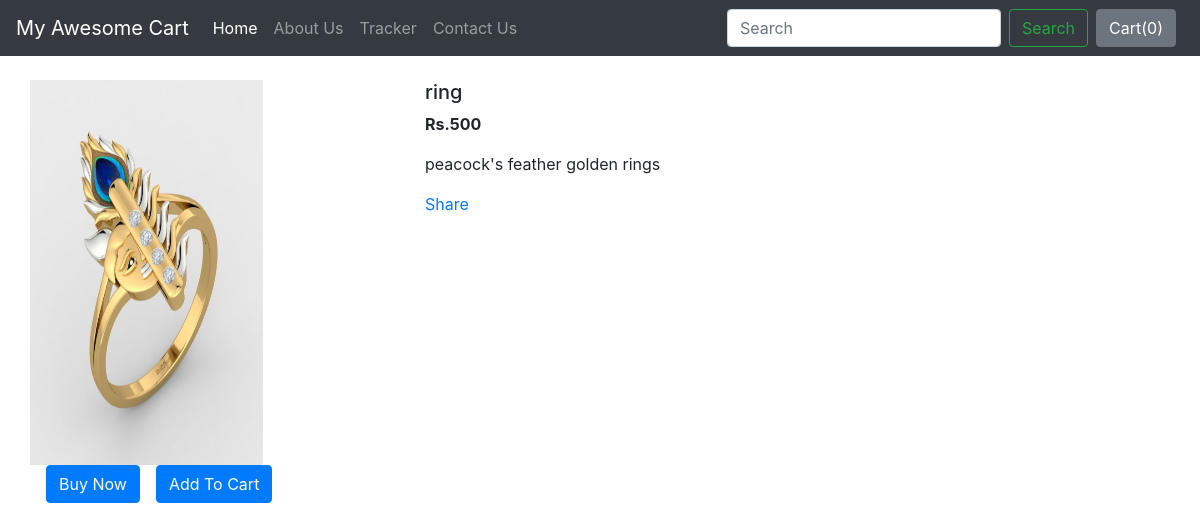
Page /shop/products/5 on the committed database.
### shop/models.py (models this page shows)
class product(models.Model):
    product_id = models.AutoField
    product_name = models.CharField(max_length=50)
    category = models.CharField(max_length=50, default="")
    subcategory = models.CharField(max_length=50, default="")
    amount = models.IntegerField(default=0)
    desc = models.CharField(max_length=300)
    pub_date = models.DateField()
    image = models.ImageField(upload_to='shop/images', default="")
    def __str__(self):
        return self.product_name

### shop/views.py (the view)
# urls.py: path("products/<int:myid>",views.products,name="products"),
def products(request,myid):
    products=product.objects.filter(id=myid)
    print(products)
    return render(request,'shop/products.html',{'products':products[0]})

### shop/templates/shop/products.html (shortened to what this page needs)
{% extends 'shop/basic.html' %}
{% block body %}
<div class="container my-4">
    <div class="row">
    <div class="col-md-4">
    <div class="row">
        <img src="/media/{{products.image}}" width="233px" height="385px">
    </div>
        <div class="row">
            <button class="btn btn-primary mx-3">Buy Now</button>
            <button class="btn btn-primary">Add To Cart</button>
        </div>
    </div>
    <div class="col-md-8">
        <h5>{{products.product_name}}</h5>
        <p><b>Rs.{{products.amount}} </b></p>
        <p>{{products.desc}}</p>
        <div class="fb-share-button" data-href="http://127.0.0.1:8000/shop/products/13" data-layout="button_count" data-size="large"><a target="_blank" href="https://www.facebook.com/sharer/sharer.php?u=http%3A%2F%2F127.0.0.1%3A8000%2Fshop%2Fproducts%2F13&amp;src=sdkpreparse" class="fb-xfbml-parse-ignore">Share</a></div>
    </div>
    </div>
</div>
{% endblock %}

### rows in the picture
product: image (picture), product_name "ring", amount "500", desc "peacock's feather golden rings"
